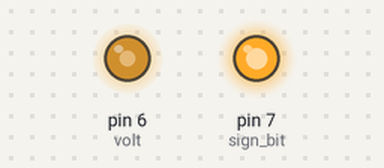
Recording of a sketch running on a simulated Arduino Uno, built with avr-gcc and run on an emulated ATmega328P. Shown: output pins drawn as LEDs (lit = HIGH).

Above: at 0.1 s.
At 15.1 s:
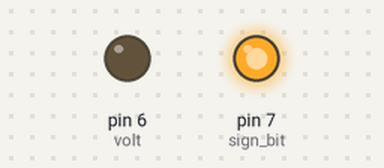
At 30.1 s:
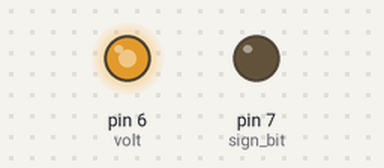
Timing chart, 0 to 40.0 s (numbered marks = the images above):
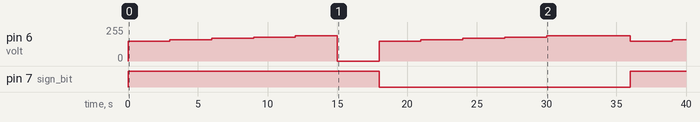

Measured:
- by itself, pin 7 (sign_bit): LOW → HIGH at 0.00 s, → LOW 18.0 s later, → HIGH 18.0 s later

The sketch:

communicate.ino
```cpp
#define sign_bit 7
#define volt 6


void setup() {
  // put your setup code here, to run once:
pinMode(sign_bit,OUTPUT);
pinMode(volt,OUTPUT);

}

void loop(){
  // put your main code here, to run repeatedly:
//  digitalWrite(sign_bit,HIGH);
//  analogWrite(volt,200);
//  delay(5000);
//  analogWrite(volt,0);
//  delay(3000);
//  digitalWrite(sign_bit,LOW);
//  analogWrite(volt,200);
//  delay(3000);
    for(int i = 150; i < 200; i = i+10){
        digitalWrite(sign_bit,HIGH);
        analogWrite(volt,i);
        delay(3000);
      }
    analogWrite(volt,0);
    delay(3000);

    for(int i = 150; i < 200; i = i+10){
        digitalWrite(sign_bit,LOW);
        analogWrite(volt,i);
        delay(3000);
      }

      delay(3000);


}
```
